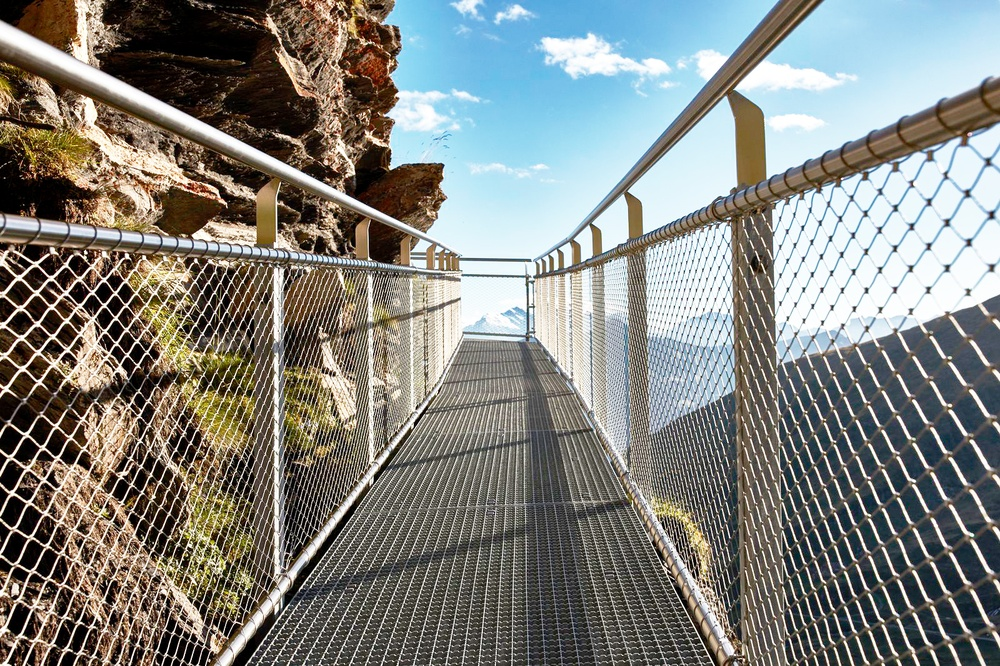
#> input picture 96131125_HW02/Images/Edge2.jpg, 1000 x 666 px, shrunk from 1600 x 1066 before the run, found by its file name
$ python problem-3.py
#> lines starting #> are read from the running program, lines starting #| are printed output that depends on the picture; after the words box and inside, x2 and y2 are one past the last pixel; in counts of white or black regions, pixels touching at a corner belong together
import numpy as np
import cv2 as cv
import matplotlib.pyplot as plt

###########################
#   Effect of changing low threshold
###########################
# read image
img = cv.imread(filename='.\\Images\\Edge2.jpg', flags=cv.IMREAD_GRAYSCALE)
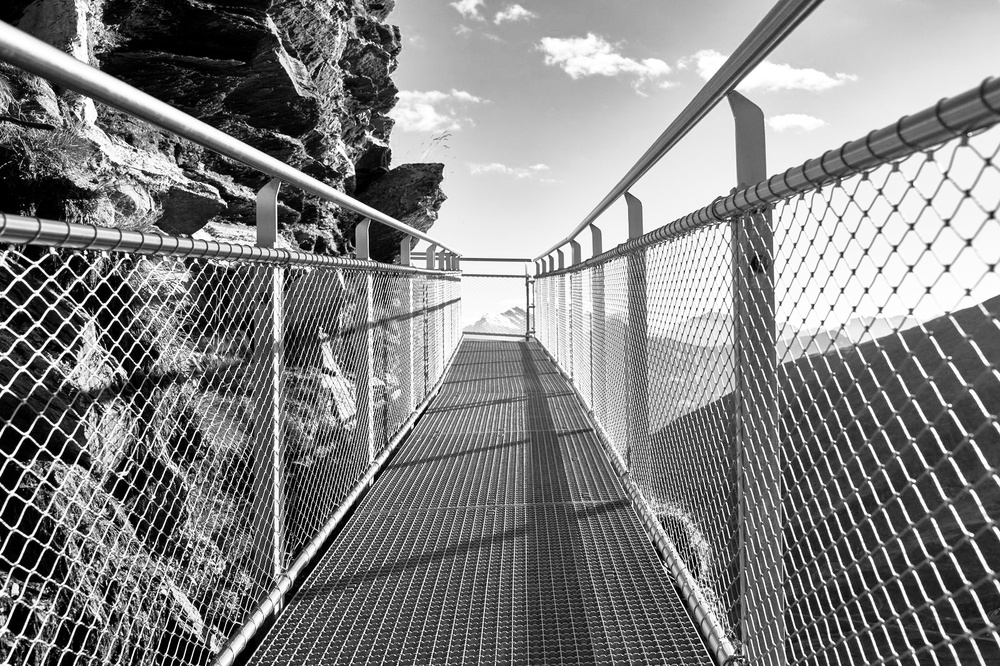
#> img: shape (666, 1000); min 0, max 255, mean 130.2

# details of LoG filters (t_l, t_h, size)
canny_details = [(5, 150, 3), (45, 150, 3), (75, 150, 3), (130, 150, 3)]

images = []

fig = plt.figure()
plt.imshow(img, cmap='gray')
plt.gca().axes.get_xaxis().set_visible(False)
plt.gca().axes.get_yaxis().set_visible(False)
plt.title('Input Image')

# apply filters on image
for id in range(len(canny_details)):
    # canny edge detector
    canny_img = cv.Canny(image=img, threshold1=canny_details[id][0], threshold2=canny_details[id][1],
                         apertureSize=canny_details[id][2])
    images.append(canny_img)

    cv.imshow('Canny, {}*{} t_l {}, t_h {}'.format(
        canny_details[id][2], canny_details[id][2],
        canny_details[id][0], canny_details[id][1]),
        canny_img)
    cv.imwrite('.\\3\\Canny size{} t_l {} t_h {}.jpg'.format(
         canny_details[id][2],
        canny_details[id][0], canny_details[id][1]),
                                                    canny_img)
#> this loop made 4 passes
#> pass 1, `canny_img = cv.Canny(image=img, threshold1=canny_details[id][0], thres..`:
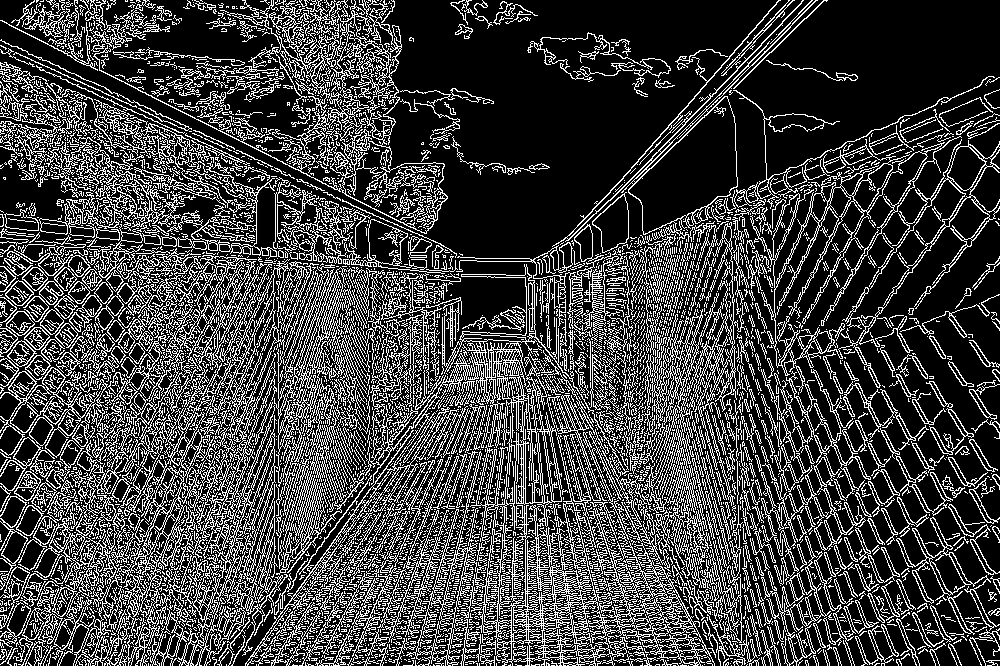
#> canny_img: shape (666, 1000); 25.4% white in thin lines or dots
#> after the loop, images = 4 items

###########################
#   Effect of changing high threshold
###########################
# read image
img = cv.imread(filename='.\\Images\\Edge2.jpg', flags=cv.IMREAD_GRAYSCALE)

# details of LoG filters (t_l, t_h, size)
canny_details = [(50, 70, 3), (50, 100, 3), (50, 150, 3), (50, 200, 3)]

images = []

fig = plt.figure()
plt.imshow(img, cmap='gray')
plt.gca().axes.get_xaxis().set_visible(False)
plt.gca().axes.get_yaxis().set_visible(False)
plt.title('Input Image')

# apply filters on image
for id in range(len(canny_details)):
    # canny edge detector
    canny_img = cv.Canny(image=img, threshold1=canny_details[id][0], threshold2=canny_details[id][1],
                         apertureSize=canny_details[id][2])
    images.append(canny_img)

    cv.imshow('Canny, {}*{} t_l {}, t_h {}'.format(
        canny_details[id][2], canny_details[id][2],
        canny_details[id][0], canny_details[id][1]),
        canny_img)
    cv.imwrite('.\\3\\Canny size{} t_l {} t_h {}.jpg'.format(
         canny_details[id][2],
        canny_details[id][0], canny_details[id][1]),
                                                    canny_img)


###########################
#   Effect of changing size
###########################
# read image
img = cv.imread(filename='.\\Images\\Edge2.jpg', flags=cv.IMREAD_GRAYSCALE)

# details of LoG filters (t_l, t_h, size)
canny_details = [(100, 200, 3), (100, 200, 5), (100, 200, 7)]

images = []

fig = plt.figure()
plt.imshow(img, cmap='gray')
plt.gca().axes.get_xaxis().set_visible(False)
plt.gca().axes.get_yaxis().set_visible(False)
plt.title('Input Image')

# apply filters on image
for id in range(len(canny_details)):
    # canny edge detector
    canny_img = cv.Canny(image=img, threshold1=canny_details[id][0], threshold2=canny_details[id][1],
                         apertureSize=canny_details[id][2])
    images.append(canny_img)

    cv.imshow('Canny, {}*{} t_l {}, t_h {}'.format(
        canny_details[id][2], canny_details[id][2],
        canny_details[id][0], canny_details[id][1]),
        canny_img)
    cv.imwrite('.\\3\\c-Canny size{} t_l {} t_h {}.jpg'.format(
         canny_details[id][2],
        canny_details[id][0], canny_details[id][1]),
                                                    canny_img)
#> this loop made 3 passes
#> pass 3, `canny_img = cv.Canny(image=img, threshold1=canny_details[id][0], thres..`:
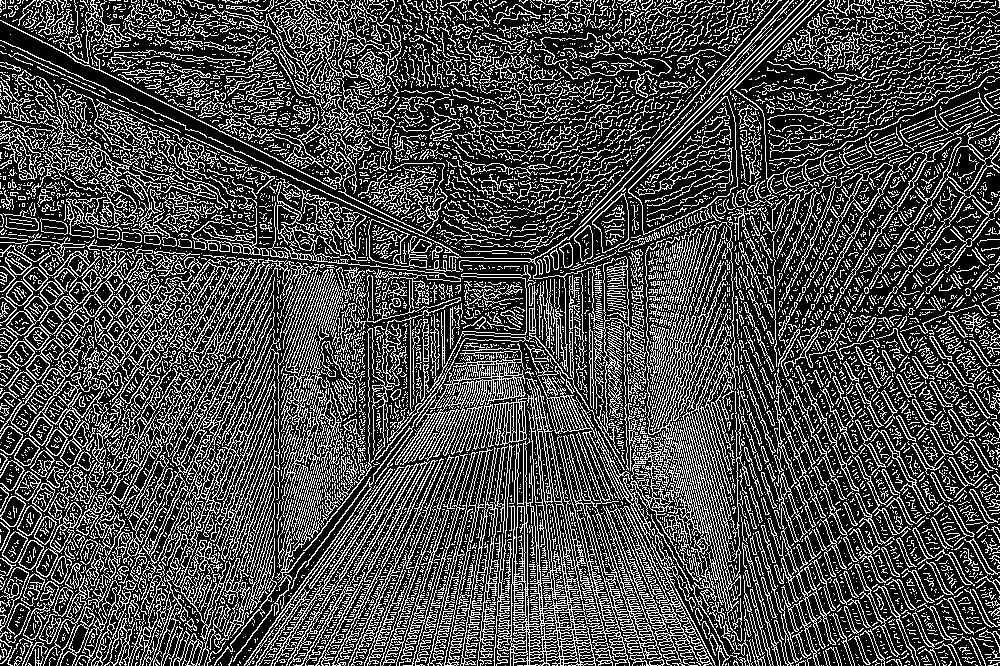
#> canny_img: shape (666, 1000); 28.9% white in thin lines or dots
#> after the loop, images = 3 items

# laplacian and sobel
laplacian = cv.Laplacian(img,cv.CV_64F)
sobelx = cv.Sobel(img,cv.CV_64F,1,0,ksize=3)
sobely = cv.Sobel(img,cv.CV_64F,0,1,ksize=3)
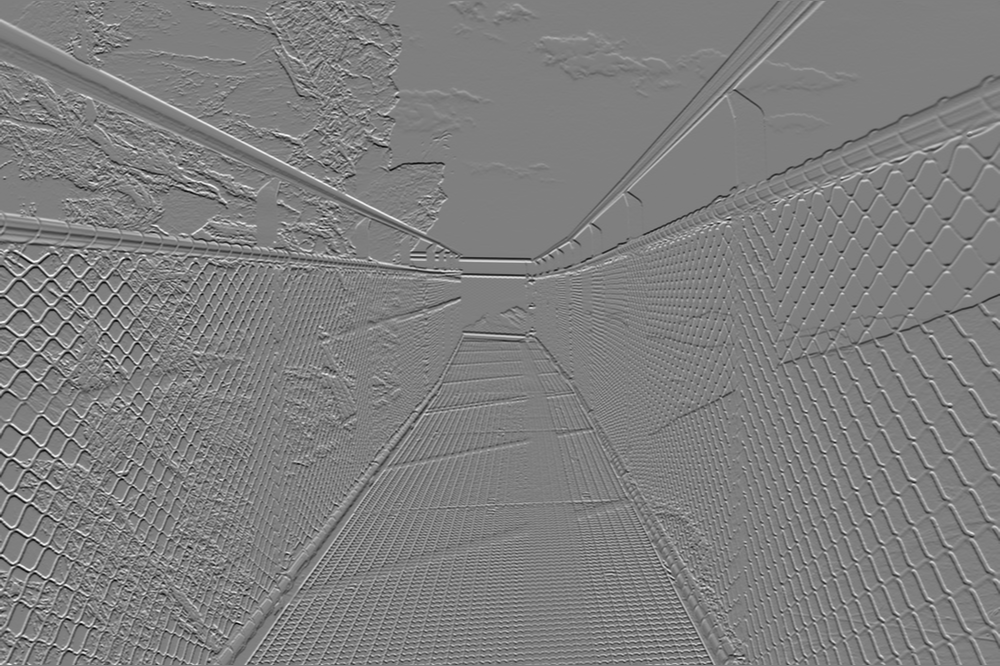
#> sobely: shape (666, 1000) float64; min -991, max 995, mean -0.5; drawn with min black and max white
sobel = np.sqrt(sobelx**2+sobely**2)
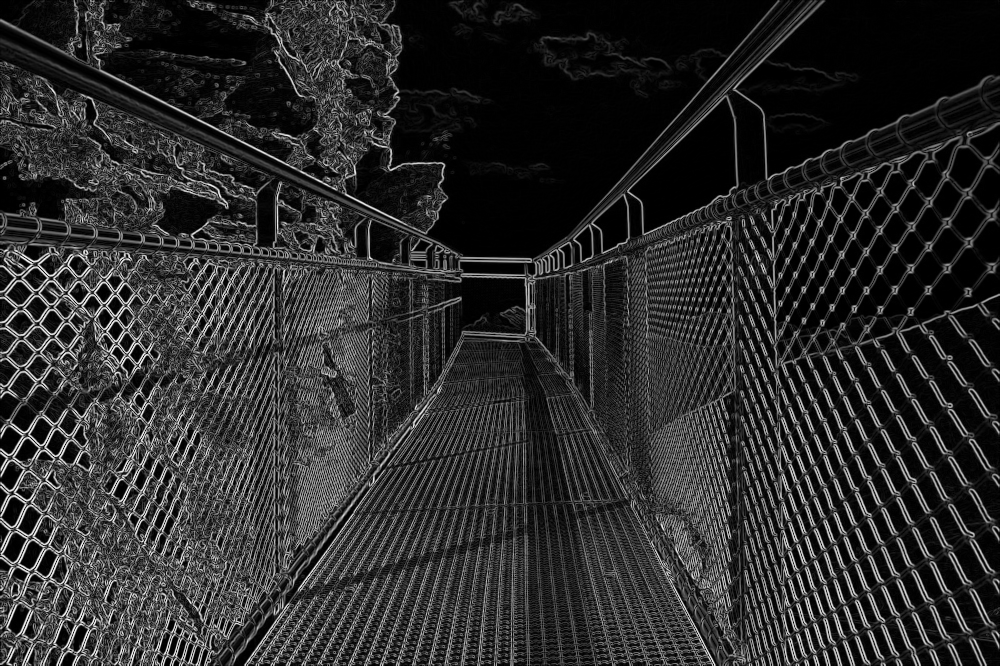
#> sobel: shape (666, 1000) float64; min 0, max 1068.2, mean 187.8; drawn with min black and max white

cv.imwrite('.\\3\\laplacian.jpg', laplacian)
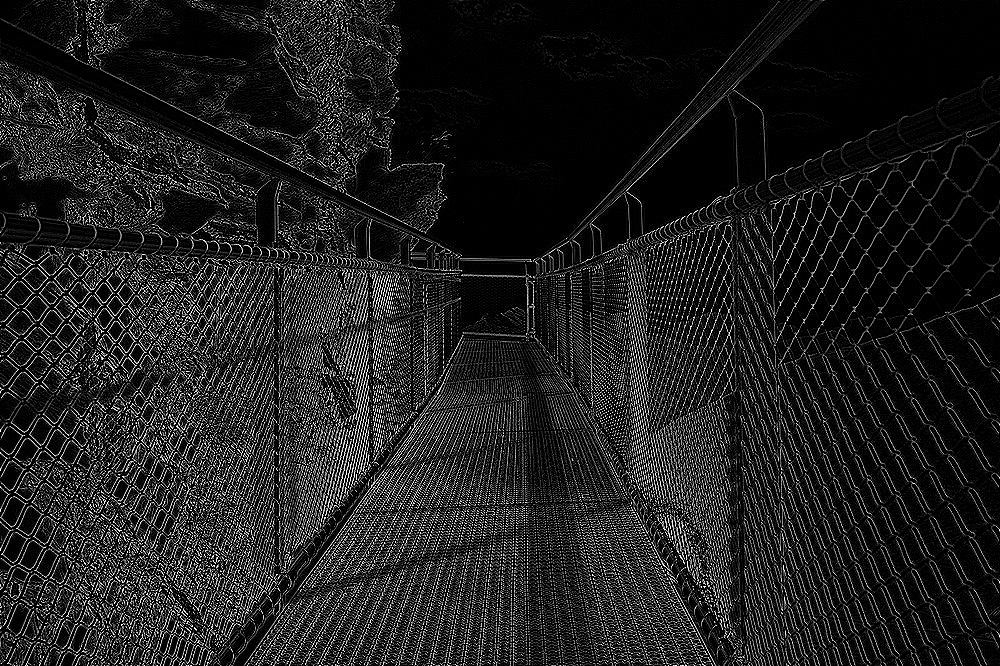
#> saved as laplacian.jpg: shape (666, 1000); min 0, max 255, mean 32.4
cv.imwrite('.\\3\\sobel.jpg', sobelx)
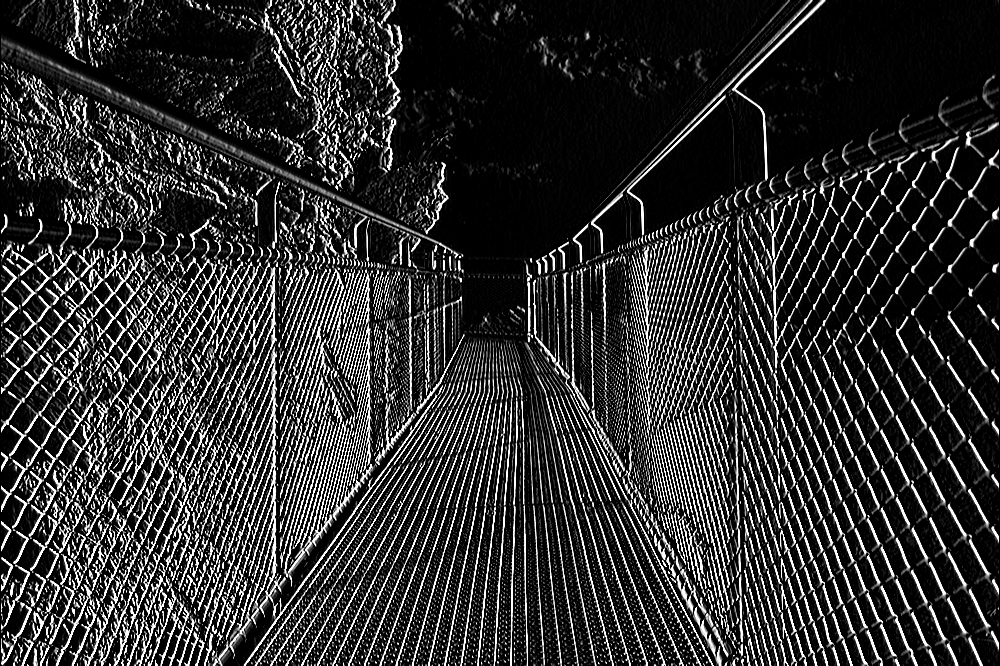
#> saved as sobel.jpg: shape (666, 1000); min 0, max 255, mean 49.2

cv.waitKey(0)

$ run again, with 96131125_HW02/Images/Edge1.jpg copied over 96131125_HW02/Images/Edge2.jpg
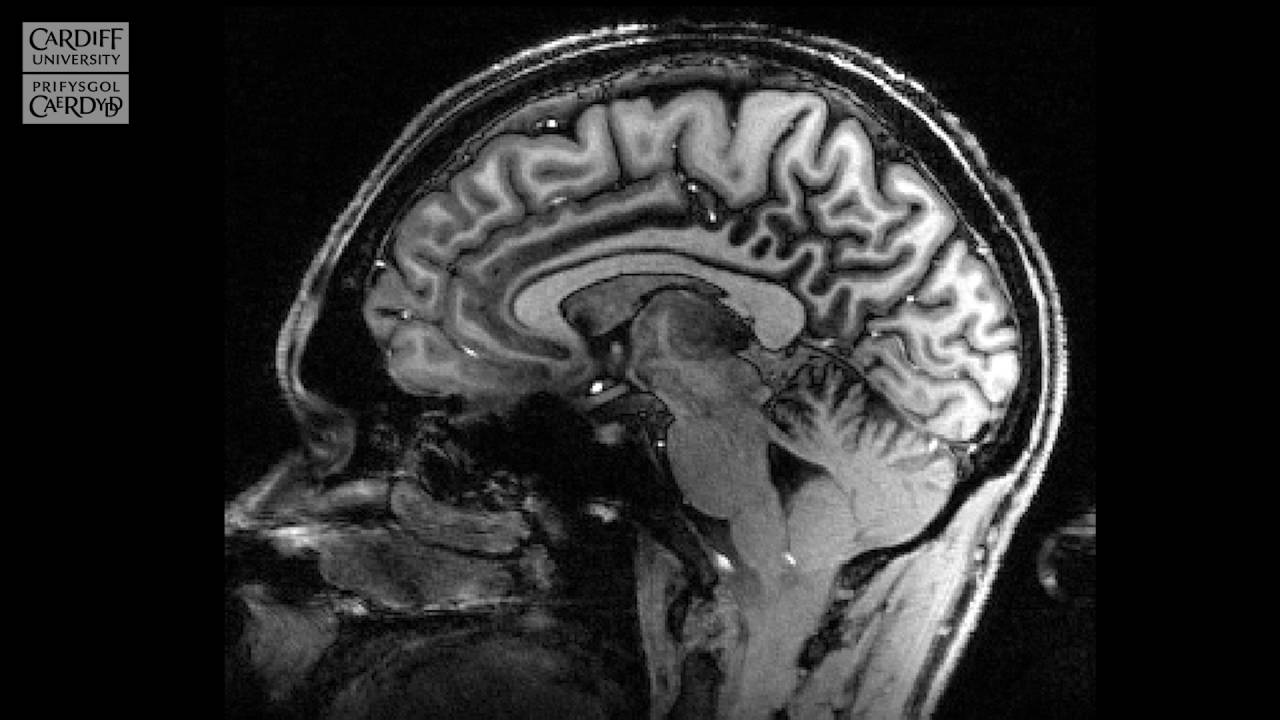
#> input picture 96131125_HW02/Images/Edge1.jpg, 1280 x 720 px, found by its file name
#> img is the input picture: shape (720, 1280); min 0, max 255, mean 45.9
#> the loop `for id in range(len(canny_details)):` made 4 passes
#> pass 1, `canny_img = cv.Canny(image=img, threshold1=canny_details[id][0], thres..`:
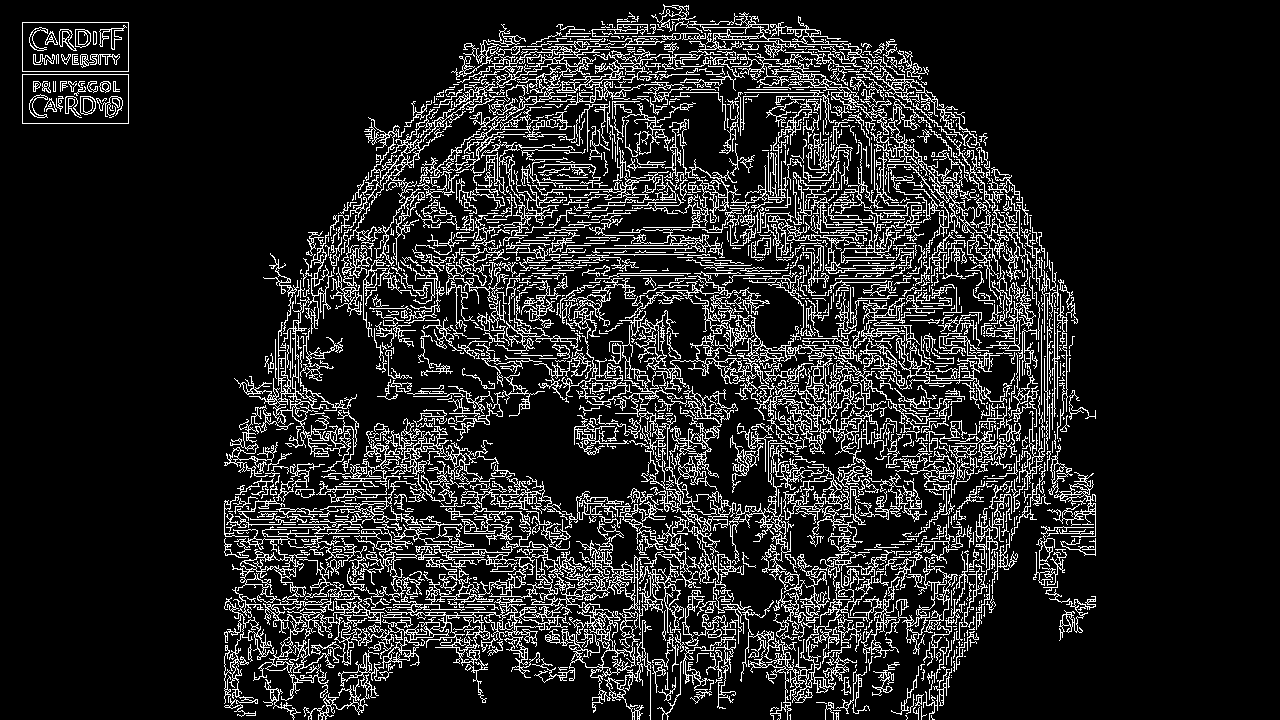
#> canny_img: shape (720, 1280); 13.7% white in thin lines or dots, all inside (x1, y1, x2, y2) = (22, 4, 1096, 720)
#> after the loop `for id in range(len(canny_details)):`: images = 4 items
#> after the loop `for id in range(len(canny_details)):`: images = 3 items
#> `cv.imwrite('.\\3\\sobel.jpg', sobelx)`:
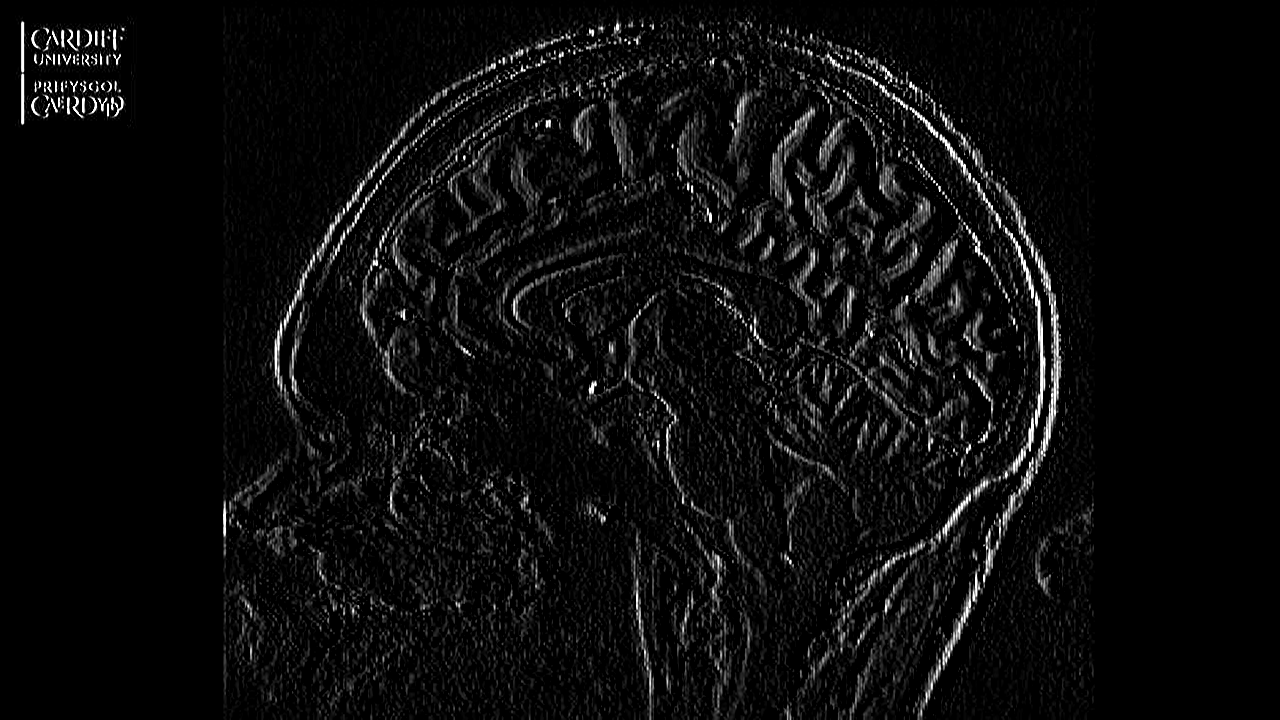
#> saved as sobel.jpg: shape (720, 1280); min 0, max 255, mean 12.2
